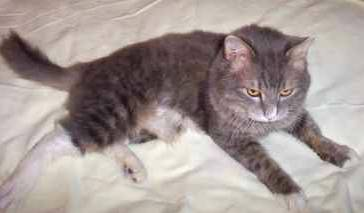
#> input picture Task03/dogs-vs-cats/train/cat.10345.jpg, 364 x 213 px; its folder holds only this picture in this run
$ jupyter execute --allow-errors 03main.ipynb
#> lines starting #> are read from the running program, lines starting #| are printed output that depends on the picture
[cell 1]
import os
import cv2
import numpy as np

def load_images_from_folder(folder, img_size=(64, 64)):
#> called with folder = 'dogs-vs-cats/train', img_size = (64, 64)
    images = []
    labels = []
    for filename in os.listdir(folder):
        img_path = os.path.join(folder, filename)
        img = cv2.imread(img_path)
#> img is the input picture: shape (213, 364, 3); mean B, G, R 149.6, 153.1, 164.9
        if img is not None:
            img = cv2.resize(img, img_size)
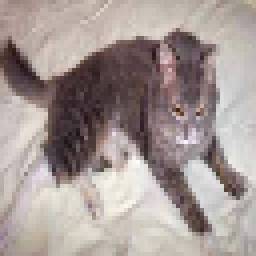
#> img: shape (64, 64, 3) (shown 4 times larger); mean B, G, R 149.4, 153, 164.8
            img = cv2.cvtColor(img, cv2.COLOR_BGR2GRAY)  # Convert to grayscale
#> img: shape (64, 64)
            images.append(img)
            # Assign label based on filename
            if 'cat' in filename:
                labels.append(0)
            elif 'dog' in filename:
                labels.append(1)
        else:
            print(f"Failed to read image: {img_path}")
    print(f"Loaded {len(images)} images from {folder}")
#| Loaded 1 images from dogs-vs-cats/train
    return images, labels

def load_dataset(data_dir):
    images, labels = load_images_from_folder(data_dir)
#> images = 1 item; labels = [0]
    if len(images) == 0:
        print(f"No images found in {data_dir}. Please check the path.")
    return np.array(images), np.array(labels)

# Load train and test datasets
train_images, train_labels = load_dataset('dogs-vs-cats/train')
#> train_labels = [0]
#> (the rest of this cell did not finish here and is left out)


# Check if any images were loaded
print(f"Train images shape: {train_images.shape}")
print(f"Test images shape: {test_images.shape}")

if train_images.size == 0 or test_images.size == 0:
    raise ValueError("No images loaded. Please check the dataset path and file permissions.")


$ run again, on Task03/dogs-vs-cats/train/cat.11092.jpg
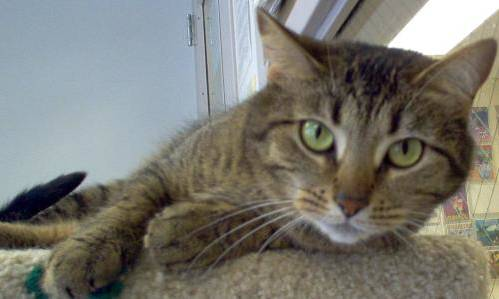
#> input picture Task03/dogs-vs-cats/train/cat.11092.jpg, 499 x 299 px
#> in load_images_from_folder, img is the input picture: shape (299, 499, 3); mean B, G, R 113, 120.5, 121.6
#> in load_images_from_folder, `img = cv2.resize(img, img_size)`:
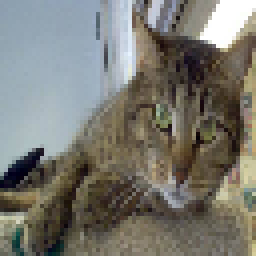
#> img: shape (64, 64, 3) (shown 4 times larger); mean B, G, R 112.8, 120.4, 121.5
#> in load_images_from_folder, `img = cv2.cvtColor(img, cv2.COLOR_BGR2GRAY)`:
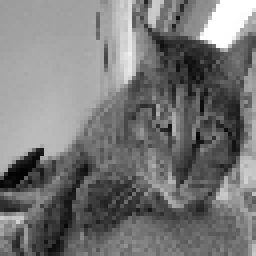
#> img: shape (64, 64) (shown 4 times larger); min 3, max 255, mean 119.9
#| Loaded 1 images from dogs-vs-cats/train
#> images = 1 item; labels = [0]

$ run again, on Task03/dogs-vs-cats/train/cat.11277.jpg
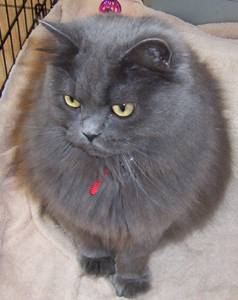
#> input picture Task03/dogs-vs-cats/train/cat.11277.jpg, 238 x 300 px
#> in load_images_from_folder, img is the input picture: shape (300, 238, 3); mean B, G, R 123.8, 124.4, 133.5
#> in load_images_from_folder, `img = cv2.resize(img, img_size)`:
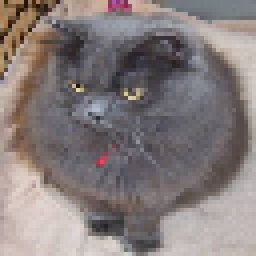
#> img: shape (64, 64, 3) (shown 4 times larger); mean B, G, R 123.6, 124.2, 133.4
#> in load_images_from_folder, `img = cv2.cvtColor(img, cv2.COLOR_BGR2GRAY)`:
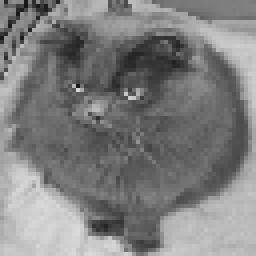
#> img: shape (64, 64) (shown 4 times larger); min 22, max 219, mean 126.9
#| Loaded 1 images from dogs-vs-cats/train
#> images = 1 item; labels = [0]

$ run again, on Task03/dogs-vs-cats/train/cat.11521.jpg
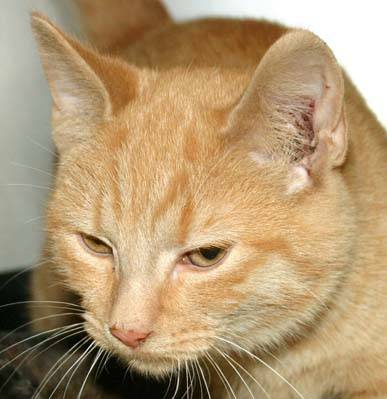
#> input picture Task03/dogs-vs-cats/train/cat.11521.jpg, 387 x 399 px
#> in load_images_from_folder, img is the input picture: shape (399, 387, 3); mean B, G, R 115.1, 152.3, 178.5
#> in load_images_from_folder, `img = cv2.resize(img, img_size)`:
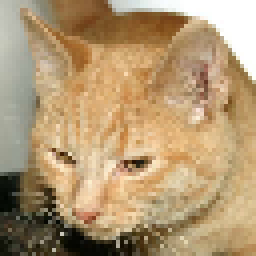
#> img: shape (64, 64, 3) (shown 4 times larger); mean B, G, R 114.9, 152.1, 178.3
#> in load_images_from_folder, `img = cv2.cvtColor(img, cv2.COLOR_BGR2GRAY)`:
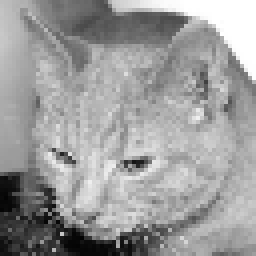
#> img: shape (64, 64) (shown 4 times larger); min 3, max 255, mean 155.7
#| Loaded 1 images from dogs-vs-cats/train
#> images = 1 item; labels = [0]

$ run again, on Task03/dogs-vs-cats/train/cat.10550.jpg
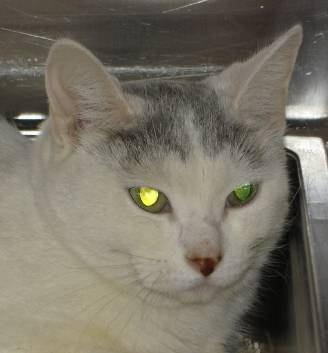
#> input picture Task03/dogs-vs-cats/train/cat.10550.jpg, 328 x 353 px
#> in load_images_from_folder, img is the input picture: shape (353, 328, 3); mean B, G, R 100.4, 113.2, 118.3
#> in load_images_from_folder, `img = cv2.resize(img, img_size)`:
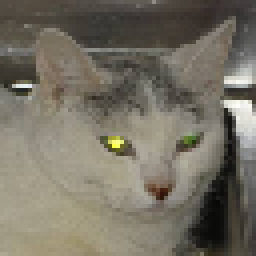
#> img: shape (64, 64, 3) (shown 4 times larger); mean B, G, R 100.2, 113, 118.1
#> in load_images_from_folder, `img = cv2.cvtColor(img, cv2.COLOR_BGR2GRAY)`:
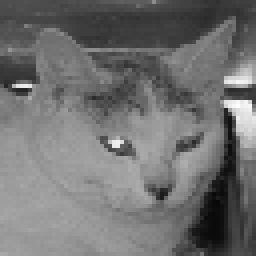
#> img: shape (64, 64) (shown 4 times larger); min 8, max 253, mean 113.1
#| Loaded 1 images from dogs-vs-cats/train
#> images = 1 item; labels = [0]
